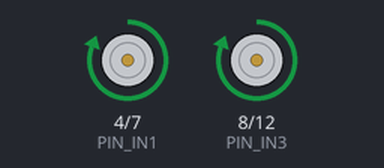
This sketch was run on a simulated Arduino Uno, built with avr-gcc and run on an emulated ATmega328P. Parts: motor-driver pin pairs drawn as motors (green arrow = first pin HIGH = forward, orange = second pin HIGH = backward, longer = more drive, scaled by the enable pin).

Above: at 1.0 s.
At 4.0 s:
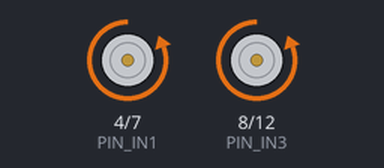
At 6.5 s:
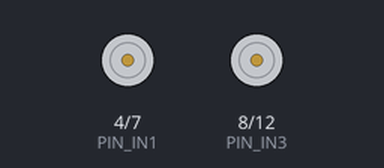
Timing chart, 0 to 10.4 s (numbered marks = the images above):
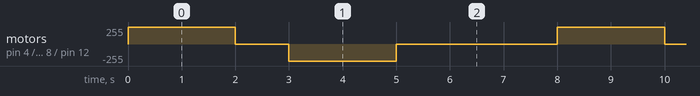

The sketch:

teste_motores.ino
```cpp
// TESTE 4: Motores e Ponte H L298N
// Pinos: ENA=5, ENB=6, IN1=4, IN2=7, IN3=8, IN4=12

const int PIN_ENA = 5;
const int PIN_ENB = 6;
const int PIN_IN1 = 4;
const int PIN_IN2 = 7;
const int PIN_IN3 = 8;
const int PIN_IN4 = 12;

void setup() {
  pinMode(PIN_IN1, OUTPUT); pinMode(PIN_IN2, OUTPUT);
  pinMode(PIN_IN3, OUTPUT); pinMode(PIN_IN4, OUTPUT);
  pinMode(PIN_ENA, OUTPUT); pinMode(PIN_ENB, OUTPUT);
}

void loop() {
  // VELOCIDADE MÁXIMA (255)
  analogWrite(PIN_ENA, 255);
  analogWrite(PIN_ENB, 255);

  // FRENTE
  digitalWrite(PIN_IN1, HIGH); digitalWrite(PIN_IN2, LOW);
  digitalWrite(PIN_IN3, HIGH); digitalWrite(PIN_IN4, LOW);
  delay(2000);

  // PARA
  digitalWrite(PIN_IN1, LOW); digitalWrite(PIN_IN2, LOW);
  digitalWrite(PIN_IN3, LOW); digitalWrite(PIN_IN4, LOW);
  delay(1000);

  // TRÁS
  digitalWrite(PIN_IN1, LOW); digitalWrite(PIN_IN2, HIGH);
  digitalWrite(PIN_IN3, LOW); digitalWrite(PIN_IN4, HIGH);
  delay(2000);

  // PARA
  digitalWrite(PIN_IN1, LOW); digitalWrite(PIN_IN2, LOW);
  digitalWrite(PIN_IN3, LOW); digitalWrite(PIN_IN4, LOW);
  delay(3000); // Espera 3 segundos antes de repetir
}
```

Measured:
- by itself, motor on pin 4 (PIN_IN1) / pin 7 (PIN_IN2), motor on pin 8 (PIN_IN3) / pin 12 (PIN_IN4): repeats every 8.0 s: stopped 1.0 s, backward 255/255 2.0 s, stopped 3.0 s, forward 255/255 2.0 s
